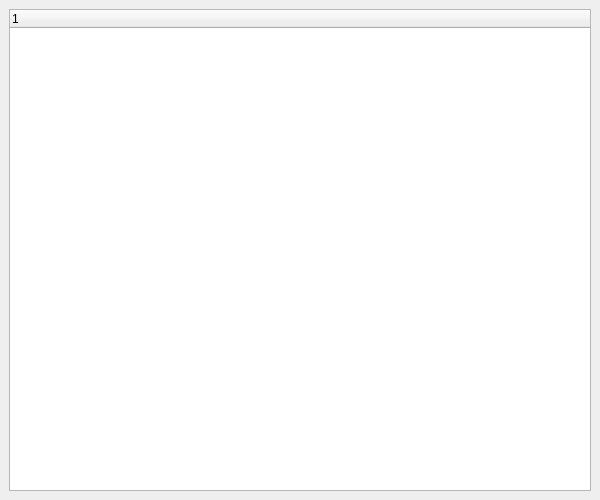
<?xml version="1.0" encoding="UTF-8"?>
<ui version="4.0">
 <class>PCInfoWindow</class>
 <widget class="QMainWindow" name="PCInfoWindow">
  <property name="geometry">
   <rect>
    <x>0</x>
    <y>0</y>
    <width>600</width>
    <height>500</height>
   </rect>
  </property>
  <property name="windowTitle">
   <string>硬件信息</string>
  </property>
  <widget class="QWidget" name="centralwidget">
   <layout class="QVBoxLayout" name="verticalLayout">
    <item>
     <widget class="QTreeWidget" name="treeWidget">
      <column>
       <property name="text">
        <string notr="true">1</string>
       </property>
      </column>
     </widget>
    </item>
   </layout>
  </widget>
 </widget>
 <resources/>
 <connections/>
</ui>
